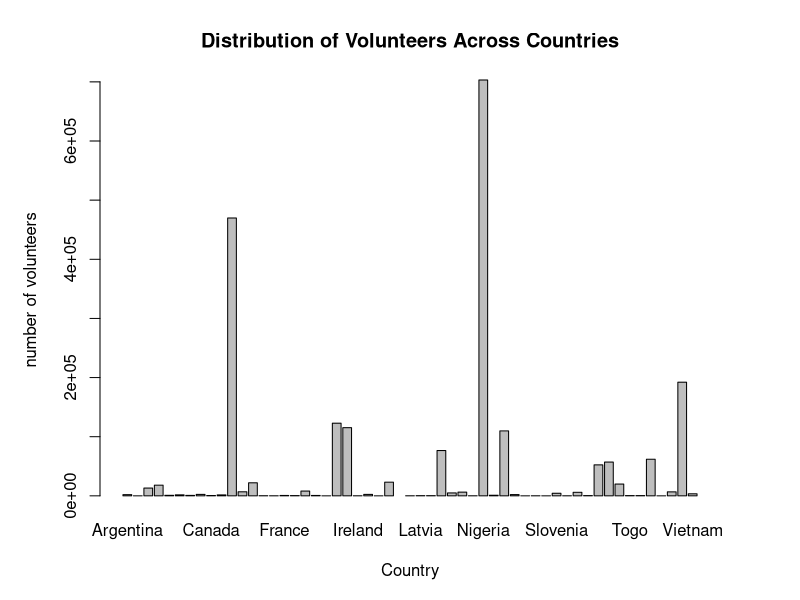
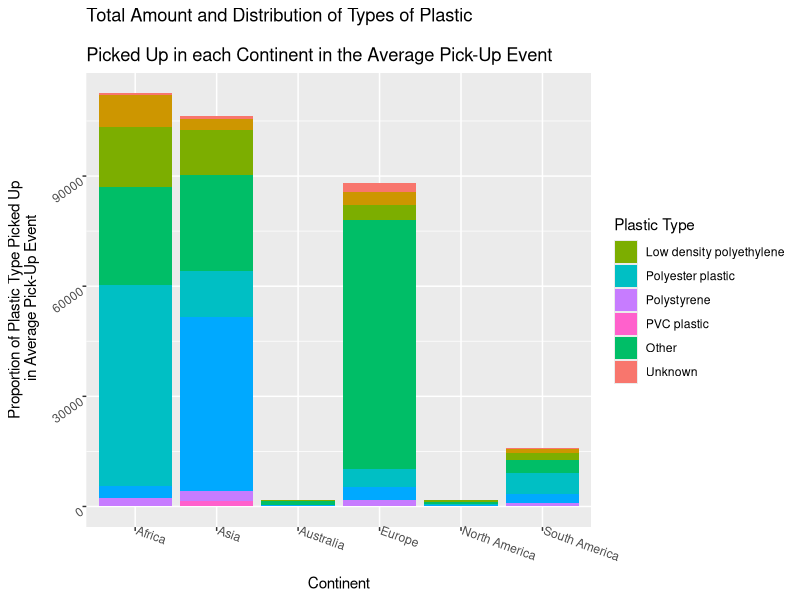

These figures' R source, in order:
## ---- chunk 1
#loading package
library(ggplot2)

#reading data
c.tot = read.csv("countrytotals.csv")

## ---- chunk 2

#hint order(datacolumn, decreasing=TRUE) will give you the ranking of the countries by the values in the data column
#you can use this to re-order the country data frame, ordering it from the country with the most trash picked up to the least

tot.ord = c.tot[order(c.tot$total,decreasing = 1), ]
worst5 = head(tot.ord,5)
worst5$country
## ---- chunk 3
par(mar = c(5,5,4,4))
barplot(height = c.tot$volunteers,names.arg =  c.tot$country, xlab = "Country", ylab = "number of volunteers",
     main = "Distribution of Volunteers Across Countries")


## ---- chunk 4
#normalizing data as plastic per volunteer
c.tot$ppv = c.tot$total/c.tot$volunteers

## ---- chunk 5
#indexing total using order
tot.ord2 = c.tot[  order(c.tot$ppv,decreasing = 1), ]
#worst is defined as most plastic picked up
worst5i = head(tot.ord,5)
#giving names of countries
worst5i$country

## ---- chunk 6
#reading in data
cont.type = read.csv("continenttypes.csv")

## ---- chunk 7
#creating variable of trash pick up efforts
cont.type$ef.type = cont.type$total/cont.type$events 
## ---- chunk 8

#stacked bar plot to show distribution and totals across continent
ggplot(data = cont.type, aes(fill = plastic_type, y = total, x = continent))+
  geom_bar(position = "stack", stat = "identity")+
  labs(y = "Proportion of Plastic Type Picked Up\n in Average Pick-Up Event",
       x = "Continent",
       title = "Total Amount and Distribution of Types of Plastic
       \nPicked Up in each Continent in the Average Pick-Up Event") +
  scale_fill_discrete(name="Plastic Type", 
                      breaks = c("hpde","ldpe",
                                                      "pet","pp,","ps","pvc","o",
                                                      "empty"),
                         labels=c( "High density polyethylene", 
                                  "Low density polyethylene",
                                  "Polyester plastic",
                                  "Polypropylene", "Polystyrene",
                                  "PVC plastic","Other","Unknown"
                                )) + 
  theme(axis.text.x = element_text(angle = -20, vjust = 0, hjust=0),
        axis.text.y = element_text(angle = 35, vjust = 1, hjust=1))
